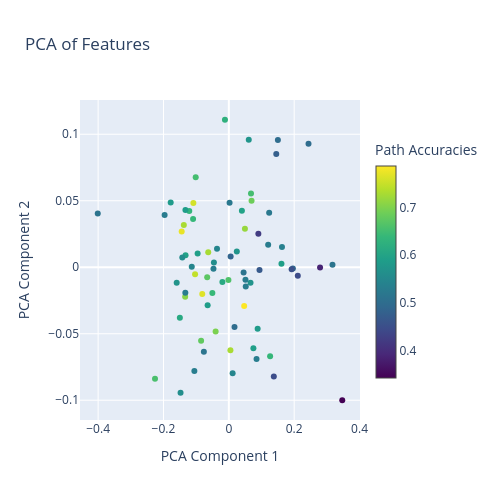

Notebook cell for this chart:
### Markdown cell above
##### Visualise embeddings in 2D

### Code cell
# Reduce dimensionality to 2D for visualization
pca = PCA(n_components=2)
reduced_features = pca.fit_transform(flow_tree_embeddings)
# reduced_features = pca.fit_transform(features)

# to know if we can trust our eyes
# if it is very low then the higher dimension info matters a lot & we can't see
# above 0.7 is good!
print(pca.explained_variance_ratio_)

# Plot the clusters with Plotly to have interactive
fig = go.Figure()

# Scatter plot for 'Trees by Quartile'
fig.add_trace(go.Scatter(
    x=reduced_features[:, 0],
    y=reduced_features[:, 1],
    mode='markers',
    marker=dict(color=accs, colorscale='Viridis', showscale=True, 
                colorbar=dict(title="Path Accuracies", thickness=20, x=30, len=0.8)),
    name='Trees by Quartile',
))

# Update layout
fig.update_layout(
    title="PCA of Features",
    xaxis_title="PCA Component 1",
    yaxis_title="PCA Component 2",
    legend_title_text="Path Accuracies",
    height=500,
    width=500
)

fig.show()

# print(abs( pca.components_ ))

### Figure 1 — Plotly figure (JSON) as saved in the notebook; plotly's stock layout.template omitted (floating-point values rounded to 4 significant figures)
{"data": [{"marker": {"color": [0.5455, 0.5303, 0.7286, 0.7164, 0.697, 0.4861, 0.625, 0.5294, 0.5694, 0.5303, 0.5135, 0.7864, 0.6515, 0.4688, 0.6618, 0.5211, 0.5147, 0.597, 0.5915, 0.7286, 0.746, 0.4478, 0.6714, 0.5294, 0.6406, 0.5735, 0.5833, 0.7273, 0.6377, 0.5, 0.6769, 0.5143, 0.5714, 0.6119, 0.5735, 0.5606, 0.7059, 0.5303, 0.6111, 0.3433, 0.4462, 0.5286, 0.5882, 0.5312, 0.7576, 0.3889, 0.6522, 0.4219, 0.5455, 0.6389, 0.5915, 0.5571, 0.7656, 0.597, 0.7727, 0.4925, 0.4762, 0.5217, 0.5909, 0.5606, 0.6866, 0.5455, 0.5373, 0.6338, 0.5, 0.4531, 0.5152, 0.5, 0.5286, 0.5833, 0.5882, 0.6567], "colorbar": {"len": 0.8, "thickness": 20, "title": {"text": "Path Accuracies"}, "x": 1.02, "y": 0.5}, "colorscale": [[0, "#440154"], [0.1111, "#482878"], [0.2222, "#3e4989"], [0.3333, "#31688e"], [0.4444, "#26828e"], [0.5556, "#1f9e89"], [0.6667, "#35b779"], [0.7778, "#6ece58"], [0.8889, "#b5de2b"], [1, "#fde725"]], "showscale": true}, "mode": "markers", "name": "Trees by Quartile", "type": "scatter", "x": [-0.1134, -0.04699, 0.004849, 0.04928, -0.04039, 0.005548, -0.01181, 0.1204, 0.06639, -0.1055, -0.4011, 0.04695, -0.1013, 0.09388, -0.00125, 0.1234, -0.0764, -0.1324, -0.09542, -0.1377, -0.1033, 0.1377, -0.06622, 0.05095, -0.05036, 0.06101, 0.08821, -0.06306, 0.1263, 0.1501, -0.08485, 0.04521, -0.1595, -0.01965, 0.02441, -0.1477, -0.1336, -0.1331, -0.1499, 0.3471, 0.2111, 0.05184, -0.06483, 0.0848, -0.1086, 0.2792, 0.06784, 0.09034, -0.03614, -0.1094, 0.1611, -0.1424, -0.08128, 0.04001, -0.1442, 0.1961, 0.1452, 0.002322, 0.0752, -0.04563, 0.06957, 0.01164, 0.1627, -0.121, 0.2438, 0.1923, 0.3172, 0.0174, -0.1965, -0.1779, -0.1328, -0.2259], "y": [0.0003845, -0.001044, -0.06242, 0.02901, -0.0483, 0.008145, 0.1109, 0.01689, -0.01164, -0.07811, 0.04041, -0.02917, 0.06767, -0.00205, -0.009589, 0.04095, -0.06355, 0.009041, 0.01041, 0.03171, -0.005312, -0.08216, -0.007489, -0.009334, -0.0194, 0.09587, -0.0463, 0.01129, -0.0669, 0.0956, -0.05527, -0.003963, -0.01158, -0.01119, 0.01179, -0.09442, -0.02221, -0.01916, -0.03794, -0.1, -0.006314, -0.01454, -0.02866, -0.0689, 0.04833, -0.0002375, 0.05552, 0.02516, 0.0139, 0.03628, 0.002644, 0.007358, -0.02006, 0.04257, 0.02695, -0.0009898, 0.08519, 0.04847, -0.06099, 0.003499, 0.05, -0.07979, 0.0152, 0.04236, 0.09283, -0.001506, 0.001893, -0.04487, 0.03922, 0.04861, 0.04312, -0.08378]}], "layout": {"height": 500, "legend": {"title": {"text": "Path Accuracies"}}, "title": {"text": "PCA of Features"}, "width": 500, "xaxis": {"autorange": true, "range": [-0.4558, 0.4018], "title": {"text": "PCA Component 1"}, "type": "linear"}, "yaxis": {"autorange": true, "range": [-0.1149, 0.1258], "title": {"text": "PCA Component 2"}, "type": "linear"}}}
